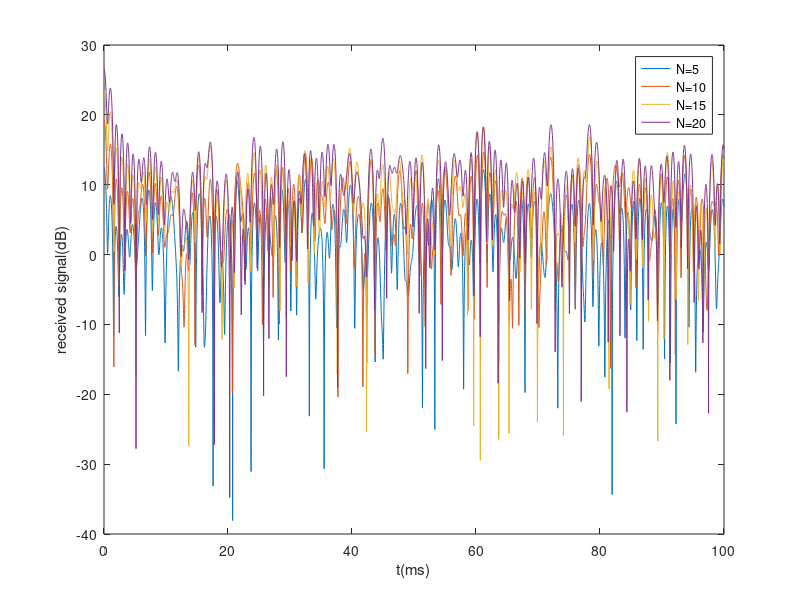

This chart was generated by the following MATLAB code:
c0 = 108e7;
f0 = 2000e6;
v = 300;
N = [5, 10, 15, 20];
f_max = f0*v/c0;
t = 0:0.01666:100;

m1 = zeros(size(t));
m2 = zeros(size(t));
for i=1:4
    for n=1:N(i)-1
        c1_in = (2/sqrt(N(i)-1/2))*sin(pi*n/N(i)-1);
        c2_in = (2/sqrt(N(i)-1/2))*cos(pi*n/N(i)-1);
        f_in = f_max*cos(pi*n/(2*(N(i)-1/2)));
        r =(c1_in*cos(2*pi*f_in*(t/1000)));
        m1 = m1 + r;
        m2 = m2 + (c2_in*cos(2*pi*f_in*(t/1000)));
    end
    m1 = m1 + (2/sqrt(N(i)-1/2))*cos(2*pi*f_max*(t/1000));
    m2 = m2 + (2/sqrt(N(i)-1/2))*cos(2*pi*f_max*(t/1000));
    res = sqrt(m1.^2 + m2.^2);
    res = 20*log10(res);
    figure(1)
    plot(t, res)
    hold on
end
xlabel('t(ms)')
ylabel('received signal(dB)')
ylim([-40 30])
legend('N=5', 'N=10', 'N=15', 'N=20')
hold off